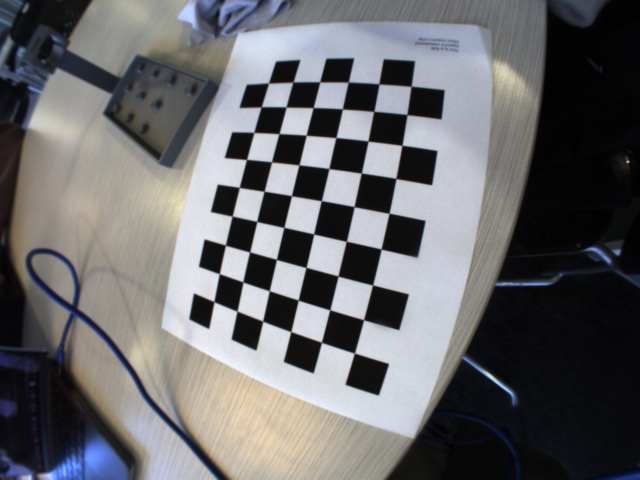
#> input picture camera/chessBoardImages/image1.png, 1280 x 960 px, found by its file name (shown at 1/2 size); its folder holds 5 pictures in this run
$ python calibPtsCapture.py
#> lines starting #> are read from the running program, lines starting #| are printed output that depends on the picture; after the words box and inside, x2 and y2 are one past the last pixel; in counts of white or black regions, pixels touching at a corner belong together
import numpy as np
import cv2 as cv
import glob

# termination criteria
criteria = (cv.TERM_CRITERIA_EPS + cv.TERM_CRITERIA_MAX_ITER, 30, 0.001)

# prepare object points, like (0,0,0), (1,0,0), (2,0,0) ....,(6,5,0)
objp = np.zeros((6*9,3), np.float32)
objp[:,:2] = np.mgrid[0:9,0:6].T.reshape(-1,2)

# Arrays to store object points and image points from all the images.
objpoints = [] # 3d point in real world space
imgpoints = [] # 2d points in image plane.

images = glob.glob('./camera/chessBoardImages/*.png')

imgTemp = cv.imread("./camera/chessBoardImages/image1.png")
#> imgTemp is the input picture: shape (960, 1280, 3); mean B, G, R 106.2, 103.8, 103.8
graySaved = cv.cvtColor(imgTemp, cv.COLOR_BGR2GRAY)
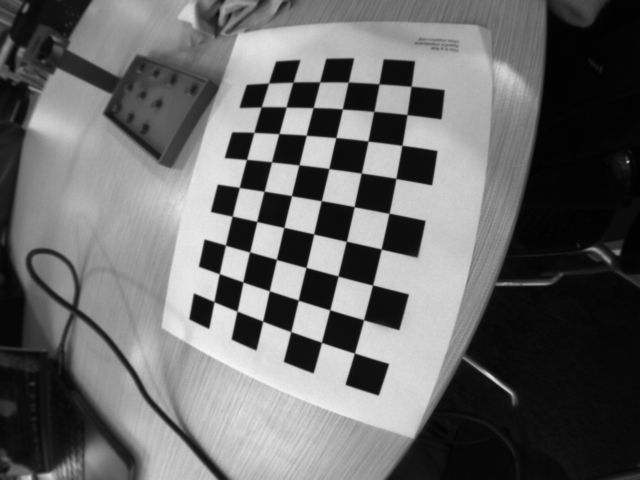
#> graySaved: shape (960, 1280) (shown at 1/2 size); min 0, max 250, mean 104.1

cnt = 0
for fname in images:
  img = cv.imread(fname)
  gray = cv.cvtColor(img, cv.COLOR_BGR2GRAY)

  # Find the chess board corners
  ret, corners = cv.findChessboardCorners(gray, (9,6), None)
#> ret = True; corners = 54 rows, first 8: [428.5, 603.6], [439, 547.9], [451.5, 491], [464.8, 432.7], [479, 375.1], [493.5, 319.4], [508.3, 265.3], [522.9, 214.2]

  # If found, add object points, image points (after refining them)
  if ret == True:
    objpoints.append(objp)

    corners2 = cv.cornerSubPix(gray,corners, (11,11), (-1,-1), criteria)
#> corners2 = 54 rows, first 8: [428.4, 603.8], [439, 547.9], [451.3, 490.7], [464.9, 432.7], [479.1, 375.3], [493.6, 319.4], [508.3, 265.3], [522.9, 214.2]
    imgpoints.append(corners2)
    cnt += 1

    # Draw and display the corners
    cv.drawChessboardCorners(img, (9,6), corners2, ret)
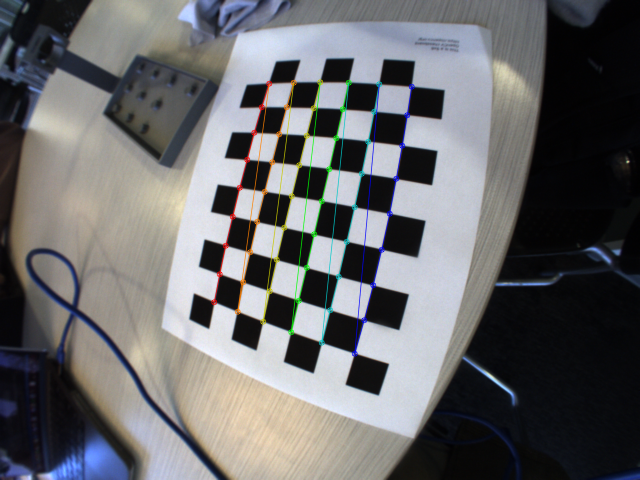
#> img: shape (960, 1280, 3) (shown at 1/2 size); 1.67% of pixels changed, all inside (x1, y1, x2, y2) = (422, 158, 830, 714)
    cv.imshow('img', img)
    cv.waitKey(500)
#> pass 2 of the loop `for fname in images:`:
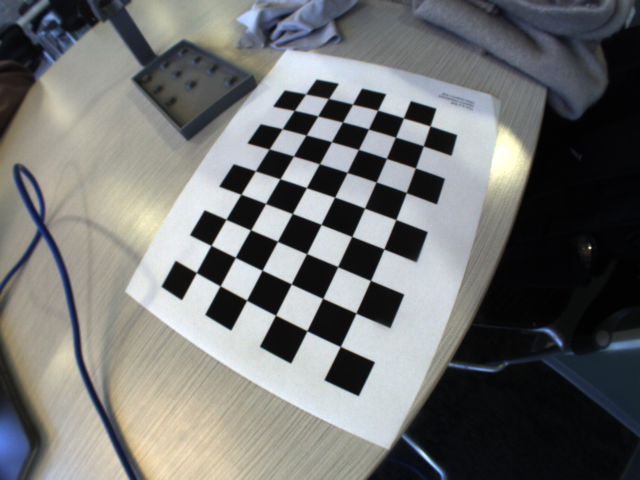
#> input picture camera/chessBoardImages/image10.png, 1280 x 960 px (shown at 1/2 size)
#> img is the input picture: shape (960, 1280, 3); mean B, G, R 112, 112.9, 111.8
#> `gray = cv.cvtColor(img, cv.COLOR_BGR2GRAY)`:
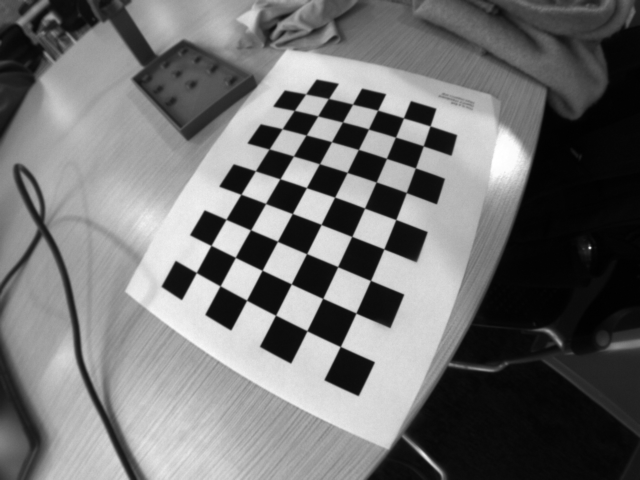
#> gray: shape (960, 1280) (shown at 1/2 size); min 0, max 255, mean 112.5
#> corners = 54 rows, first 8: [393.1, 545.6], [422.5, 491.4], [452.5, 439], [482.5, 388.9], [511.2, 342.1], [538.9, 298.4], [565, 257.7], [589, 221.3]
#> corners2 = 54 rows, first 8: [393.1, 545.5], [422.5, 491.3], [452.5, 439.1], [482.3, 389], [511.3, 342.1], [538.8, 298.4], [564.8, 258], [589.1, 221.3]
#> `cv.drawChessboardCorners(img, (9,6), corners2, ret)`:
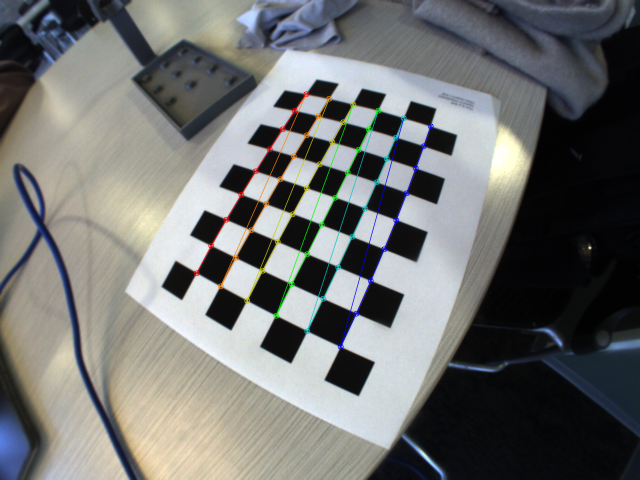
#> img: shape (960, 1280, 3) (shown at 1/2 size); 1.47% of pixels changed, all inside (x1, y1, x2, y2) = (387, 182, 868, 700)
#> pass 3 of the loop `for fname in images:`:
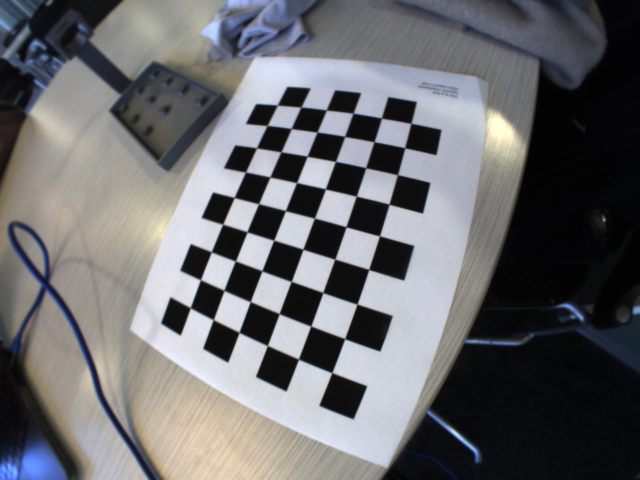
#> input picture camera/chessBoardImages/image11.png, 1280 x 960 px (shown at 1/2 size)
#> img is the input picture: shape (960, 1280, 3); mean B, G, R 108.5, 105.8, 105.5
#> `gray = cv.cvtColor(img, cv.COLOR_BGR2GRAY)`:
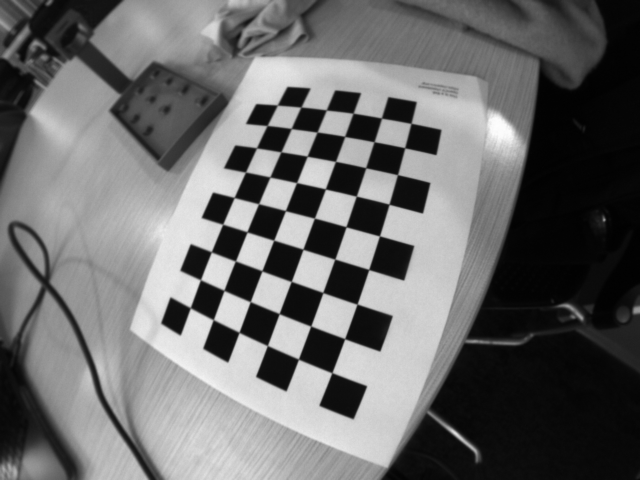
#> gray: shape (960, 1280) (shown at 1/2 size); min 0, max 254, mean 106
#> corners = 54 rows, first 8: [381.1, 616.1], [401.5, 560], [423.3, 504], [445.6, 449], [468.8, 395.4], [491.4, 344.5], [513.6, 296.5], [534.5, 251.5]
#> corners2 = 54 rows, first 8: [381.1, 616], [401.4, 560], [423.1, 504.2], [445.9, 448.9], [468.8, 395.5], [491.4, 344.6], [513.5, 296.3], [534.7, 251.5]
#> `cv.drawChessboardCorners(img, (9,6), corners2, ret)`:
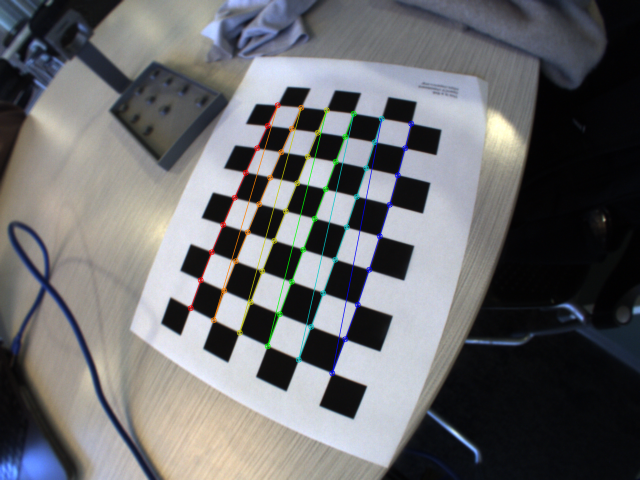
#> img: shape (960, 1280, 3) (shown at 1/2 size); 1.59% of pixels changed, all inside (x1, y1, x2, y2) = (375, 204, 829, 753)
#> the loop made 5 passes; the first 3 are shown

cv.destroyAllWindows()
print(cnt)
ret, mtx, dist, rvecs, tvecs = cv.calibrateCamera(objpoints, imgpoints, graySaved.shape[::-1], None, None)

# img = cv.imread('./camera/image1.png')
# h,  w = img.shape[:2]
# newcameramtx, roi = cv.getOptimalNewCameraMatrix(mtx, dist, (w,h), 1, (w,h))

np.save('./camera/old_matrix.npy', mtx)
np.save('./camera/dist_coeffs.npy', dist)

# [7 lines of commented-out code are left out]
